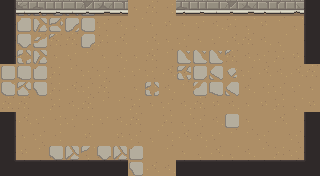

Rendered tile map (Tiled .tmx) drawn with the repository's tilesets; below, a short description and the full map source, tile grids included:
An orthogonal 20x11 tile map with 16x16 px tiles, 6 tile layers (ground, dressing, decor, walls, ...), 3 tilesets and 12 objects (5x ENTRY, 5x ENEMY, 2x PROP).

<map version="1.10" tiledversion="1.10.2" orientation="orthogonal" renderorder="right-down" width="20" height="11" tilewidth="16" tileheight="16" infinite="0" nextlayerid="8" nextobjectid="13">
 <tileset firstgid="1" name="wall" tilewidth="16" tileheight="16" tilecount="176" columns="11">
  <image source="../../../gfx/tiles/crypt/walls_floor.png" width="176" height="256" />
 </tileset>
 <tileset firstgid="177" name="slabs" tilewidth="16" tileheight="16" tilecount="207" columns="9">
  <image source="../../../gfx/tiles/crypt/slabs.png" width="144" height="368" />
 </tileset>
 <tileset firstgid="384" name="objects" tilewidth="16" tileheight="16" tilecount="384" columns="24">
  <image source="../../../gfx/tiles/crypt/objects.png" width="384" height="256" />
 </tileset>
 <layer id="1" name="ground" width="20" height="11">
  <data encoding="csv">
160,382,383,346,360,343,160,160,153,163,160,158,160,163,156,156,161,162,160,160,
334,344,355,354,357,338,158,159,156,153,152,153,164,159,157,156,152,161,156,151,
336,358,376,364,163,342,157,151,162,151,153,158,153,164,151,163,159,156,162,156,
335,383,355,153,164,161,153,159,153,163,161,375,375,375,364,159,158,157,152,164,
334,333,331,157,161,158,158,160,164,158,151,382,332,369,370,158,151,159,151,163,
330,353,359,157,151,158,163,162,153,383,159,161,368,335,369,159,160,158,164,153,
163,163,162,157,159,163,161,161,157,153,158,159,163,152,159,153,152,157,156,152,
161,151,164,160,158,160,164,159,163,162,157,156,158,159,334,153,162,151,162,159,
151,153,158,160,162,152,162,152,158,156,160,151,159,164,161,161,158,162,158,153,
160,152,161,346,352,372,358,352,331,162,161,153,156,151,156,159,161,157,158,151,
157,153,163,346,354,336,344,157,359,151,159,164,163,157,152,160,161,152,153,153
</data>
 </layer>
 <layer id="2" name="dressing" width="20" height="11">
  <data encoding="csv">
0,0,0,0,0,0,0,0,0,0,0,0,0,0,0,0,0,0,0,0,
0,0,0,0,0,0,0,0,0,0,0,0,0,0,0,0,0,0,0,0,
0,0,0,0,0,0,0,0,0,0,0,0,0,0,0,0,0,0,0,0,
0,0,0,0,0,0,0,0,0,0,0,0,0,0,0,0,0,0,0,0,
0,0,0,0,0,0,0,0,0,0,0,0,0,0,0,0,0,0,0,0,
0,0,0,0,0,0,0,0,0,0,0,0,0,0,0,0,0,0,0,0,
0,0,0,0,0,0,0,0,0,0,0,0,0,0,0,0,0,0,0,0,
0,0,0,0,0,0,0,0,0,0,0,0,0,0,0,0,0,0,0,0,
0,0,0,0,0,0,0,0,0,0,0,0,0,0,0,0,0,0,0,0,
0,0,0,0,0,0,0,0,0,0,0,0,0,0,0,0,0,0,0,0,
0,0,0,0,0,0,0,0,0,0,0,0,0,0,0,0,0,0,0,0
</data>
 </layer>
 <layer id="3" name="decor" width="20" height="11">
  <data encoding="csv">
0,0,0,0,0,0,0,0,0,0,0,0,0,0,0,0,0,0,0,0,
0,0,0,0,0,0,0,0,0,0,0,0,0,0,0,0,0,0,0,0,
0,0,0,0,0,0,0,0,0,0,0,0,0,0,0,0,0,0,0,0,
0,0,0,0,0,0,0,0,0,0,0,0,0,0,0,0,0,0,0,0,
0,0,0,0,0,0,0,0,0,0,0,0,0,0,0,0,0,0,0,0,
0,0,0,0,0,0,0,0,0,0,0,0,0,0,0,0,0,0,0,0,
0,0,0,0,0,0,0,0,0,0,0,0,0,0,0,0,0,0,0,0,
0,0,0,0,0,0,0,0,0,0,0,0,0,0,0,0,0,0,0,0,
0,0,0,0,0,0,0,0,0,0,0,0,0,0,0,0,0,0,0,0,
0,0,0,0,0,0,0,0,0,0,0,0,0,0,0,0,0,0,0,0,
0,0,0,0,0,0,0,0,0,0,0,0,0,0,0,0,0,0,0,0
</data>
 </layer>
 <layer id="4" name="walls" width="20" height="11">
  <data encoding="csv">
123,196,197,198,199,200,201,202,0,0,0,197,198,199,200,201,202,203,195,125,
123,0,0,0,0,0,0,0,0,0,0,0,0,0,0,0,0,0,0,125,
123,0,0,0,0,0,0,0,0,0,0,0,0,0,0,0,0,0,0,125,
123,0,0,0,0,0,0,0,0,0,0,0,0,0,0,0,0,0,0,125,
0,0,0,0,0,0,0,0,0,0,0,0,0,0,0,0,0,0,0,0,
0,0,0,0,0,0,0,0,0,0,0,0,0,0,0,0,0,0,0,0,
0,0,0,0,0,0,0,0,0,0,0,0,0,0,0,0,0,0,0,0,
123,0,0,0,0,0,0,0,0,0,0,0,0,0,0,0,0,0,0,125,
123,0,0,0,0,0,0,0,0,0,0,0,0,0,0,0,0,0,0,125,
123,0,0,0,0,0,0,0,0,0,0,0,0,0,0,0,0,0,0,125,
134,135,135,135,135,135,135,135,0,0,0,135,135,135,135,135,135,135,135,136
</data>
 </layer>
 <layer id="5" name="props" width="20" height="11">
  <data encoding="csv">
0,0,0,0,0,0,0,0,0,0,0,0,0,0,0,0,0,0,0,0,
0,0,0,0,0,0,0,0,0,0,0,0,0,0,0,0,0,0,0,0,
0,0,0,0,0,0,0,0,0,0,0,0,0,0,0,0,0,0,0,0,
0,0,0,0,0,0,0,0,0,0,0,0,0,0,0,0,0,0,0,0,
0,0,0,0,0,0,0,0,0,0,0,0,0,0,0,0,0,0,0,0,
0,0,0,0,0,0,0,0,0,0,0,0,0,0,0,0,0,0,0,0,
0,0,0,0,0,0,0,0,0,0,0,0,0,0,0,0,0,0,0,0,
0,0,0,0,0,0,0,0,0,0,0,0,0,0,0,0,0,0,0,0,
0,0,0,0,0,0,0,0,0,0,0,0,0,0,0,0,0,0,0,0,
0,0,0,0,0,0,0,0,0,0,0,0,0,0,0,0,0,0,0,0,
0,0,0,0,0,0,0,0,0,0,0,0,0,0,0,0,0,0,0,0
</data>
 </layer>
 <layer id="6" name="overhead" width="20" height="11">
  <data encoding="csv">
0,0,0,0,0,0,0,0,0,0,0,0,0,0,0,0,0,0,0,0,
0,0,0,0,0,0,0,0,0,0,0,0,0,0,0,0,0,0,0,0,
0,0,0,0,0,0,0,0,0,0,0,0,0,0,0,0,0,0,0,0,
0,0,0,0,0,0,0,0,0,0,0,0,0,0,0,0,0,0,0,0,
0,0,0,0,0,0,0,0,0,0,0,0,0,0,0,0,0,0,0,0,
0,0,0,0,0,0,0,0,0,0,0,0,0,0,0,0,0,0,0,0,
0,0,0,0,0,0,0,0,0,0,0,0,0,0,0,0,0,0,0,0,
0,0,0,0,0,0,0,0,0,0,0,0,0,0,0,0,0,0,0,0,
0,0,0,0,0,0,0,0,0,0,0,0,0,0,0,0,0,0,0,0,
0,0,0,0,0,0,0,0,0,0,0,0,0,0,0,0,0,0,0,0,
0,0,0,0,0,0,0,0,0,0,0,0,0,0,0,0,0,0,0,0
</data>
 </layer>
 <objectgroup id="7" name="spawns">
  <object id="1" name="UP" type="ENTRY" x="152" y="24" />
  <object id="2" name="DOWN" type="ENTRY" x="152" y="152" />
  <object id="3" name="LEFT" type="ENTRY" x="24" y="88" />
  <object id="4" name="RIGHT" type="ENTRY" x="296" y="88" />
  <object id="5" name="" type="ENTRY" x="168" y="88" />
  <object id="6" name="" type="ENEMY" x="120" y="88" />
  <object id="7" name="" type="ENEMY" x="248" y="56" />
  <object id="8" name="" type="ENEMY" x="248" y="120" />
  <object id="9" name="" type="ENEMY" x="72" y="120" />
  <object id="10" name="" type="ENEMY" x="200" y="88" />
  <object id="11" name="torch" type="PROP" x="56" y="168" />
  <object id="12" name="torch" type="PROP" x="264" y="168" />
 </objectgroup>
</map>
